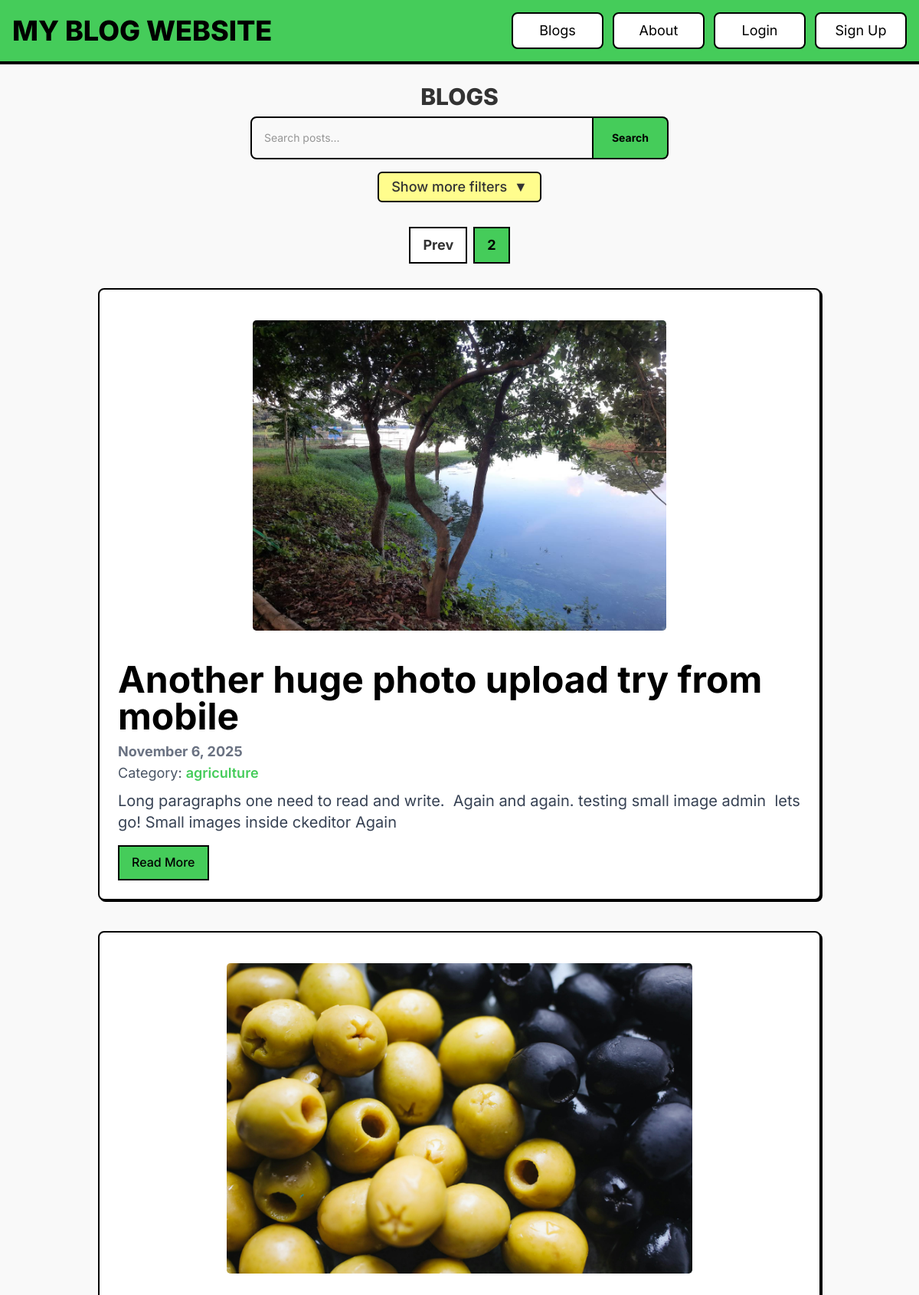
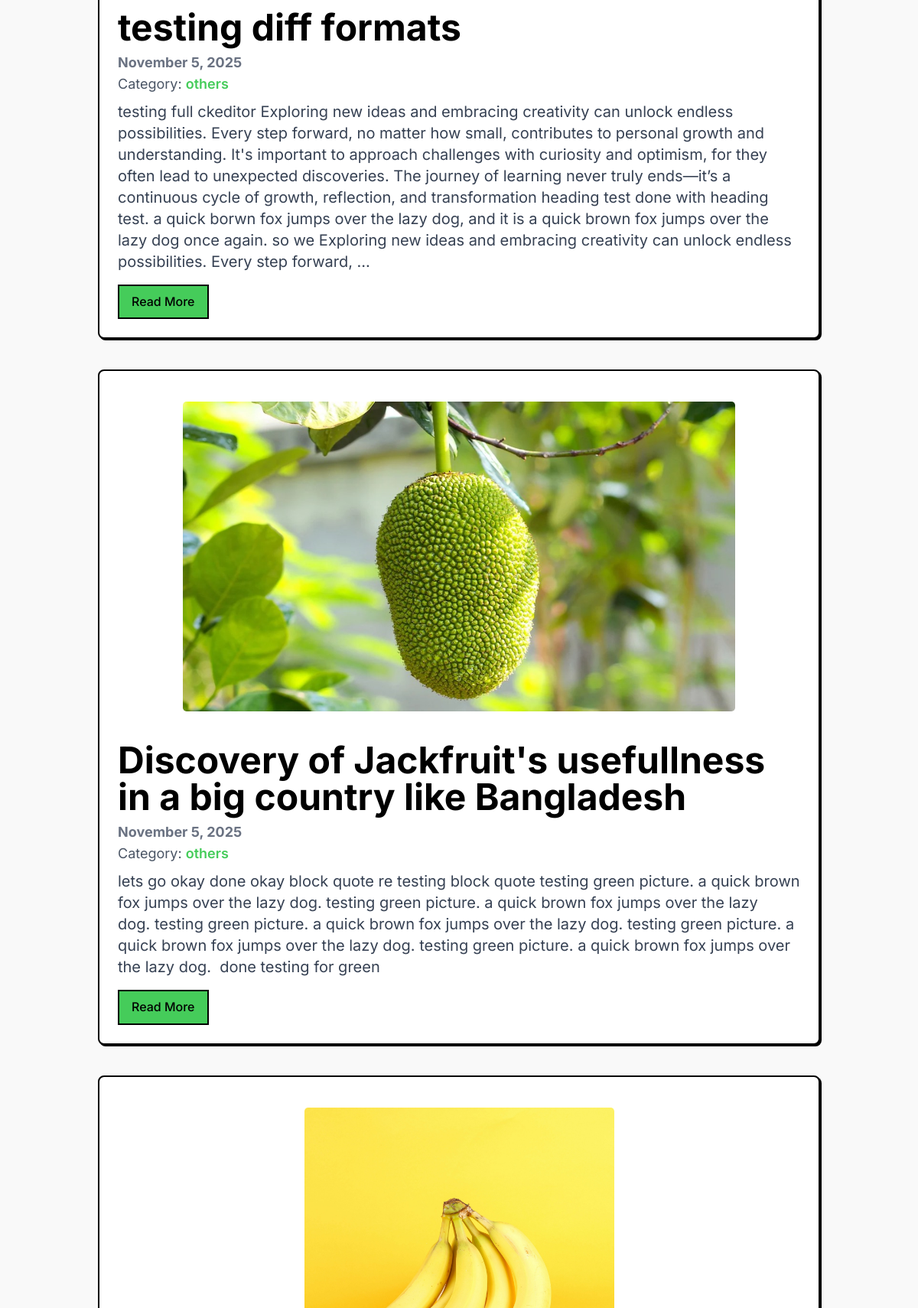
Screenshot of /greenblog/?page=2 (upper part) with the database file from the repository (2 pictures, top to bottom).
### blog/models.py (models this page shows, shortened)
class BlogPost(models.Model):
    title = models.CharField(max_length=255)
    slug = models.SlugField(unique=True, blank=True, max_length=255)
    category = models.ForeignKey('Category', on_delete=models.SET_NULL, null=True, related_name='posts')
    tags = models.ManyToManyField('Tag', blank=True, related_name='posts')
    content = RichTextField()
    image = models.ImageField(upload_to='blog_images/', blank=True, null=True)
    author = models.ForeignKey(User, on_delete=models.SET_NULL, null=True, blank=True)
    created_at = models.DateTimeField(auto_now_add=True)
    updated_at = models.DateTimeField(auto_now=True)

class Category(models.Model):
    name = models.CharField(max_length=100, unique=True)
    slug = models.SlugField(unique=True, blank=True)

### blog/views.py (the view)
# urls.py: path('', views.blog_list, name='blog_list'),
def blog_list(request):
    posts = BlogPost.objects.all().order_by('-created_at')
    paginator = Paginator(posts, 6)  # 6 posts per page
    page_number = request.GET.get('page')
    page_obj = paginator.get_page(page_number)
    categories = Category.objects.all()
    tags = Tag.objects.all()
    return render(request, 'blog/blog_list.html', {
        'page_obj': page_obj,
        'categories': categories,
        'tags': tags,
    })

### blog/context_processors.py (called while the page is built)
def current_time(request):
    return {'current_time': datetime.now()}

### blog/templates/blog/blog_list.html (shortened to what this page needs)
{% extends 'base.html' %}
{% block content %}
<div class="container mx-auto px-4 py-8">
  <h1 class="text-2xl md:text-3xl font-extrabold text-center -mt-8 mb-4 md:mb-6 uppercase">Blogs</h1>
<div class="relative max-w-4xl mx-auto">
  <form action="{% url 'search_posts' %}" method="get"
        class="-mt-4 text-sm mb-4 flex justify-center">
    <input type="text" name="q" value="{{ search_query|default:'' }}"
           placeholder="Search posts..."
           class="border-2 border-black px-2 py-2 md:p-4 w-3/5 md:w-1/2 focus:outline-none rounded-l-lg">
    <button type="submit"
            class="bg-treegreen border-2 border-black px-6 font-bold text-black hover:bg-black hover:text-treegreen transition rounded-r-lg border-l-0">
      Search
    </button>
  </form>
  <div class="text-center">
    <button type="button" id="toggle-filters"
            class="inline-block px-4 py-1 text-sm md:text-lg font-medium border-2 border-black rounded-md bg-[#fffd8d] hover:bg-treegreen transition">
      Show more filters <span class="ml-1" id="toggle-icon">▼</span>
    </button>
  </div>
</div>
  {% if page_obj.has_other_pages %}
    <div class="flex text-xs md:text-lg justify-center my-6 md:my-8 space-x-2">
      {% if page_obj.has_previous %}
        <a href="?page={{ page_obj.previous_page_number }}{% if request.GET.category %}&category={{ request.GET.category }}{% endif %}{% if request.GET.tag %}&tag={{ request.GET.tag }}{% endif %}"
           class="border-2 border-black px-4 py-2 font-bold bg-white hover:bg-treegreen">Prev</a>
      {% endif %}
      <span class="px-4 py-2 border-2 border-black bg-treegreen text-black font-bold">{{ page_obj.number }}</span>
    </div>
  {% endif %}
  <div class="flex flex-col gap-10">
    {% for post in page_obj %}
      <div class="neo-card bg-white p-4 md:p-6 rounded-lg flex flex-col xl:flex-row {% if forloop.counter|divisibleby:2 %}xl:flex-row-reverse{% endif %} items-center gap-6">
        {% if post.image %}
          <div class="">
            <img src="{{ post.image.url }}" alt="{{ post.title }}" class="w-full h-full object-cover">
          </div>
        {% endif %}
        <div class="flex-1 text-left">
          <h2 class="text-2xl md:text-5xl font-bold -mt-4 md:mt-0 md:mb-2 text-black">
            <a href="{% url 'blog_detail' post.slug %}" class="hover:underline">{{ post.title }}</a>
          </h2>
          <p class="text-sm md:text-lg text-gray-500 font-bold">{{ post.created_at|date:"F j, Y" }}</p>
          {% if post.category %}
            <p class="text-sm md:text-lg text-gray-600 mb-2">
              Category:
              <a href="{% url 'category_posts' post.category.slug %}" class="text-treegreen hover:text-black font-semibold">
                {{ post.category.name }}
              </a>
            </p>
          {% endif %}
          <p class="text-gray-700 text-md md:text-xl line-clamp-6 md:line-clamp-8 mb-4">{{ post.content|striptags|truncatewords:100|safe }}</p>
          <a href="{% url 'blog_detail' post.slug %}"
             class="inline-block px-4 py-2 bg-treegreen border-2 border-black text-black font-medium hover:bg-black hover:text-treegreen transition">
            Read More
          </a>
        </div>
      </div>
    {% empty %}
      <p class="text-center text-gray-500">No posts found.</p>
    {% endfor %}
  </div>
</div>
{% endblock %}

### blog/templates/base.html (style rules this page uses)
:root { --treegreen: #45cc5a; }
.bg-treegreen { background-color: var(--treegreen); }
.text-treegreen { color: var(--treegreen); }
.neo-card { border: 2px solid black; box-shadow: 2px 2px 0 black; transition: all 0.2s ease; }
body { font-family: 'Inter', sans-serif; line-height: 1.6; color: #333; background-color: #f9f9f9; }
img { display: block; margin: 1em auto; max-width: 90%; max-height: 450px; width: auto; height: auto; object-fit: cover; border-radius: 0.3rem; }

### rows the page displays
BlogPost: image (picture), title "Another huge photo upload try from mobile", created_at "November 6, 2025", category.name "agriculture", content "Long paragraphs one need to read and write. Again and again. testing small image admin lets go! Small images inside ckeditor Again"
BlogPost: image (picture), title "testing diff formats", created_at "November 5, 2025", category.name "others", content "testing full ckeditor Exploring new ideas and embracing creativity can unlock endless possibilities. Every step forward, no matter how small, contributes to personal growth and understanding. It's important to approach challenges with curiosity and optimism, for they often lead to unexpected discoveries. The journey of learning never truly ends—it’s a continuous cycle of growth, reflection, and transformation heading test done with heading test. a quick borwn fox jumps over the lazy dog, and it is a quick brown fox jumps over the lazy dog once again. so we Exploring new ideas and embracing creativity can unlock endless possibilities. Every step forward, …"
BlogPost: image (picture), title "Discovery of Jackfruit's usefullness in a big country like Bangladesh", created_at "November 5, 2025", category.name "others", content "lets go okay done okay block quote re testing block quote testing green picture. a quick brown fox jumps over the lazy dog. testing green picture. a quick brown fox jumps over the lazy dog. testing green picture. a quick brown fox jumps over the lazy dog. testing green picture. a quick brown fox jumps over the lazy dog. testing green picture. a quick brown fox jumps over the lazy dog. done testing for green"
BlogPost: image (picture)

### other values shown
{{ page_obj.number }} "2"
